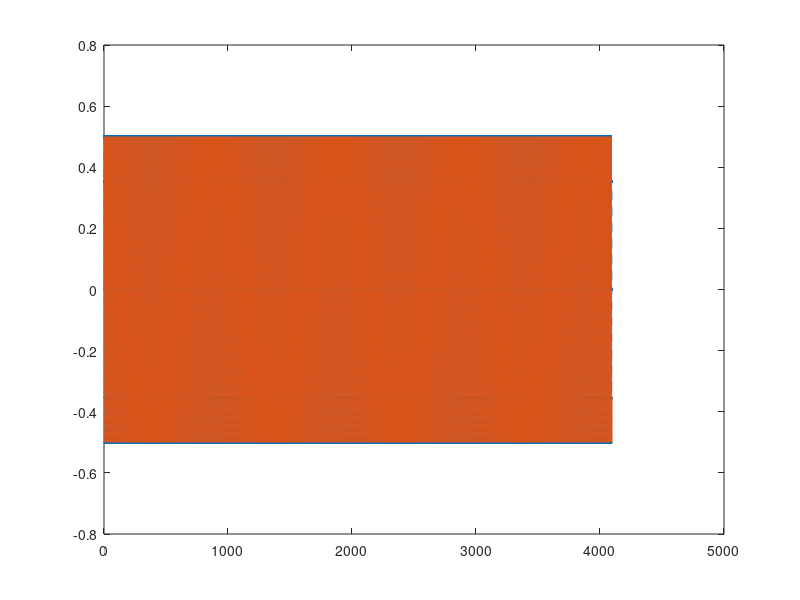
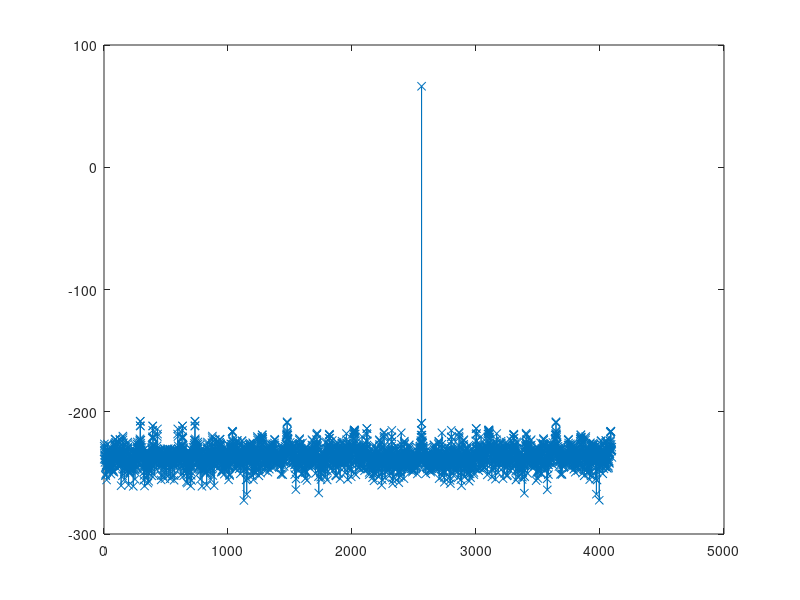

MATLAB code for these plots, in order: (Note: this script raises an error after producing the figures.)
close all;
clear all;
clc;

Fs = 30.72e6;
Fc = 3.84e6/1;
L = 4096;
Amp = 0.5;
t = 1/Fs*(0:L-1);

%% generate signal
signal = Amp * exp(1i*2*pi*Fc*t); 

figure;
plot(real(signal), '--.'); hold on
plot(imag(signal));

figure;
plot(20*log10(abs(fftshift(fft(signal)))), '-x');

%% download signal
serialport = "COM3";
download_waveform(serialport, signal);

%% save file
if 0
fileName = "singleTone.txt";
% Convert the complex waveform to fixed-point 16-bit and then to hexadecimal
I_fixed = int16(real(signal) * 32767);
Q_fixed = int16(imag(signal) * 32767);

I_hex = dec2hex(typecast(I_fixed, 'uint16'), 4); % Convert to 16-bit hex
Q_hex = dec2hex(typecast(Q_fixed, 'uint16'), 4); % Convert to 16-bit hex

% Combine the hex strings into the desired format
hexStrings = strcat('0x', I_hex, Q_hex);

% Save to a text file
fileID = fopen(fileName, 'w');
for i = 1:length(hexStrings)
    fprintf(fileID, '%s,\n', hexStrings(i, :));
end
fclose(fileID);
end
